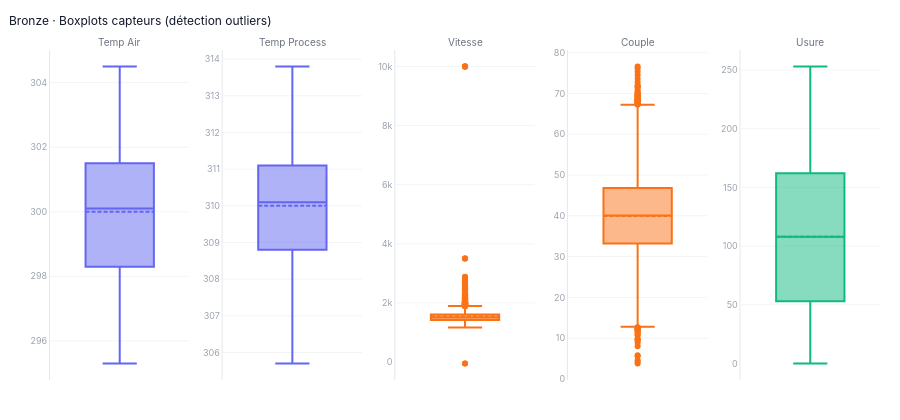

The cell this chart's notebook holds for it:
### Code cell
# ── Plot 2 : Boxplots des capteurs — détection outliers ──────
print("\n── Plot 2 : Boxplots capteurs — détection outliers ──")

fig2 = make_subplots(rows=1, cols=5,
    subplot_titles=['Temp Air', 'Temp Process', 'Vitesse', 'Couple', 'Usure'])

box_cols = [
    ('Air temperature [K]',     1, '#6366f1'),
    ('Process temperature [K]', 2, '#6366f1'),
    ('Rotational speed [rpm]',  3, '#f97316'),
    ('Torque [Nm]',             4, '#f97316'),
    ('Tool wear [min]',         5, '#10b981'),
]

for col, c, color in box_cols:
    fig2.add_trace(go.Box(
        y=df[col].dropna(),
        name=col.split('[')[0].strip(),
        marker_color=color,
        boxmean=True,
        showlegend=False,
        hovertemplate=f'<b>{col}</b><br>%{{y}}<extra></extra>'
    ), row=1, col=c)

fig2.update_layout(
    **LAYOUT,
    title=dict(text='Bronze · Boxplots capteurs (détection outliers)',
               font=dict(size=12, color='#111827'), x=0.01),
    height=420
)
fig2.update_xaxes(showticklabels=False)
fig2.update_yaxes(gridcolor='#f3f4f6', linecolor='#e5e7eb',
                  tickfont=dict(size=9, color='#9ca3af'))
for ann in fig2.layout.annotations:
    ann.font.update(size=10, color='#6b7280')

fig2.show()
save_fig(fig2, 'plot2_boxplots')

### Figure 1 — Plotly figure (JSON) as saved in the notebook; plotly's stock layout.template omitted (floating-point values rounded to 4 significant figures; data arrays with more than 128 entries replaced by an {"elided": "..."} marker saying what was removed)
{"data": [{"boxmean": true, "hovertemplate": "<b>Air temperature [K]</b><br>%{y}<extra></extra>", "marker": {"color": "#6366f1"}, "name": "Air temperature", "showlegend": false, "type": "box", "xaxis": "x", "y": {"elided": "9970 float values"}, "yaxis": "y"}, {"boxmean": true, "hovertemplate": "<b>Process temperature [K]</b><br>%{y}<extra></extra>", "marker": {"color": "#6366f1"}, "name": "Process temperature", "showlegend": false, "type": "box", "xaxis": "x2", "y": {"elided": "9970 float values"}, "yaxis": "y2"}, {"boxmean": true, "hovertemplate": "<b>Rotational speed [rpm]</b><br>%{y}<extra></extra>", "marker": {"color": "#f97316"}, "name": "Rotational speed", "showlegend": false, "type": "box", "xaxis": "x3", "y": {"elided": "9970 float values"}, "yaxis": "y3"}, {"boxmean": true, "hovertemplate": "<b>Torque [Nm]</b><br>%{y}<extra></extra>", "marker": {"color": "#f97316"}, "name": "Torque", "showlegend": false, "type": "box", "xaxis": "x4", "y": {"elided": "9970 float values"}, "yaxis": "y4"}, {"boxmean": true, "hovertemplate": "<b>Tool wear [min]</b><br>%{y}<extra></extra>", "marker": {"color": "#10b981"}, "name": "Tool wear", "showlegend": false, "type": "box", "xaxis": "x5", "y": {"elided": "10020 int values"}, "yaxis": "y5"}], "layout": {"annotations": [{"font": {"color": "#6b7280", "size": 10}, "showarrow": false, "text": "Temp Air", "x": 0.084, "xanchor": "center", "xref": "paper", "y": 1, "yanchor": "bottom", "yref": "paper"}, {"font": {"color": "#6b7280", "size": 10}, "showarrow": false, "text": "Temp Process", "x": 0.292, "xanchor": "center", "xref": "paper", "y": 1, "yanchor": "bottom", "yref": "paper"}, {"font": {"color": "#6b7280", "size": 10}, "showarrow": false, "text": "Vitesse", "x": 0.5, "xanchor": "center", "xref": "paper", "y": 1, "yanchor": "bottom", "yref": "paper"}, {"font": {"color": "#6b7280", "size": 10}, "showarrow": false, "text": "Couple", "x": 0.708, "xanchor": "center", "xref": "paper", "y": 1, "yanchor": "bottom", "yref": "paper"}, {"font": {"color": "#6b7280", "size": 10}, "showarrow": false, "text": "Usure", "x": 0.916, "xanchor": "center", "xref": "paper", "y": 1, "yanchor": "bottom", "yref": "paper"}], "font": {"color": "#374151", "family": "Inter, sans-serif", "size": 11}, "height": 420, "hoverlabel": {"bgcolor": "#1f2937", "font": {"color": "#f9fafb", "size": 11}}, "margin": {"b": 40, "l": 50, "r": 20, "t": 50}, "paper_bgcolor": "#ffffff", "plot_bgcolor": "#ffffff", "title": {"font": {"color": "#111827", "size": 12}, "text": "Bronze · Boxplots capteurs (détection outliers)", "x": 0.01}, "xaxis": {"anchor": "y", "domain": [0, 0.168], "showticklabels": false}, "xaxis2": {"anchor": "y2", "domain": [0.208, 0.376], "showticklabels": false}, "xaxis3": {"anchor": "y3", "domain": [0.416, 0.584], "showticklabels": false}, "xaxis4": {"anchor": "y4", "domain": [0.624, 0.792], "showticklabels": false}, "xaxis5": {"anchor": "y5", "domain": [0.832, 1], "showticklabels": false}, "yaxis": {"anchor": "x", "domain": [0, 1], "gridcolor": "#f3f4f6", "linecolor": "#e5e7eb", "tickfont": {"color": "#9ca3af", "size": 9}}, "yaxis2": {"anchor": "x2", "domain": [0, 1], "gridcolor": "#f3f4f6", "linecolor": "#e5e7eb", "tickfont": {"color": "#9ca3af", "size": 9}}, "yaxis3": {"anchor": "x3", "domain": [0, 1], "gridcolor": "#f3f4f6", "linecolor": "#e5e7eb", "tickfont": {"color": "#9ca3af", "size": 9}}, "yaxis4": {"anchor": "x4", "domain": [0, 1], "gridcolor": "#f3f4f6", "linecolor": "#e5e7eb", "tickfont": {"color": "#9ca3af", "size": 9}}, "yaxis5": {"anchor": "x5", "domain": [0, 1], "gridcolor": "#f3f4f6", "linecolor": "#e5e7eb", "tickfont": {"color": "#9ca3af", "size": 9}}}}
